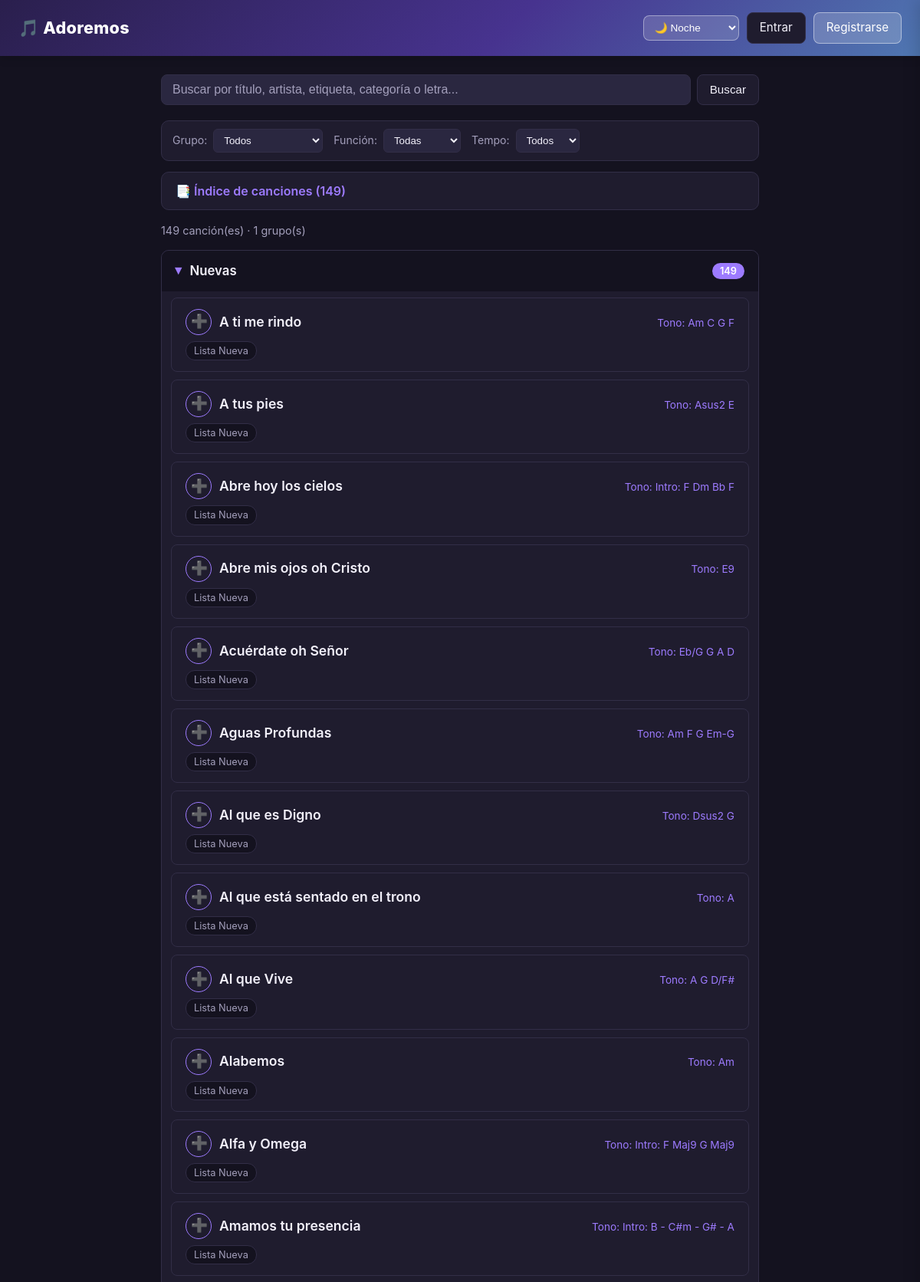
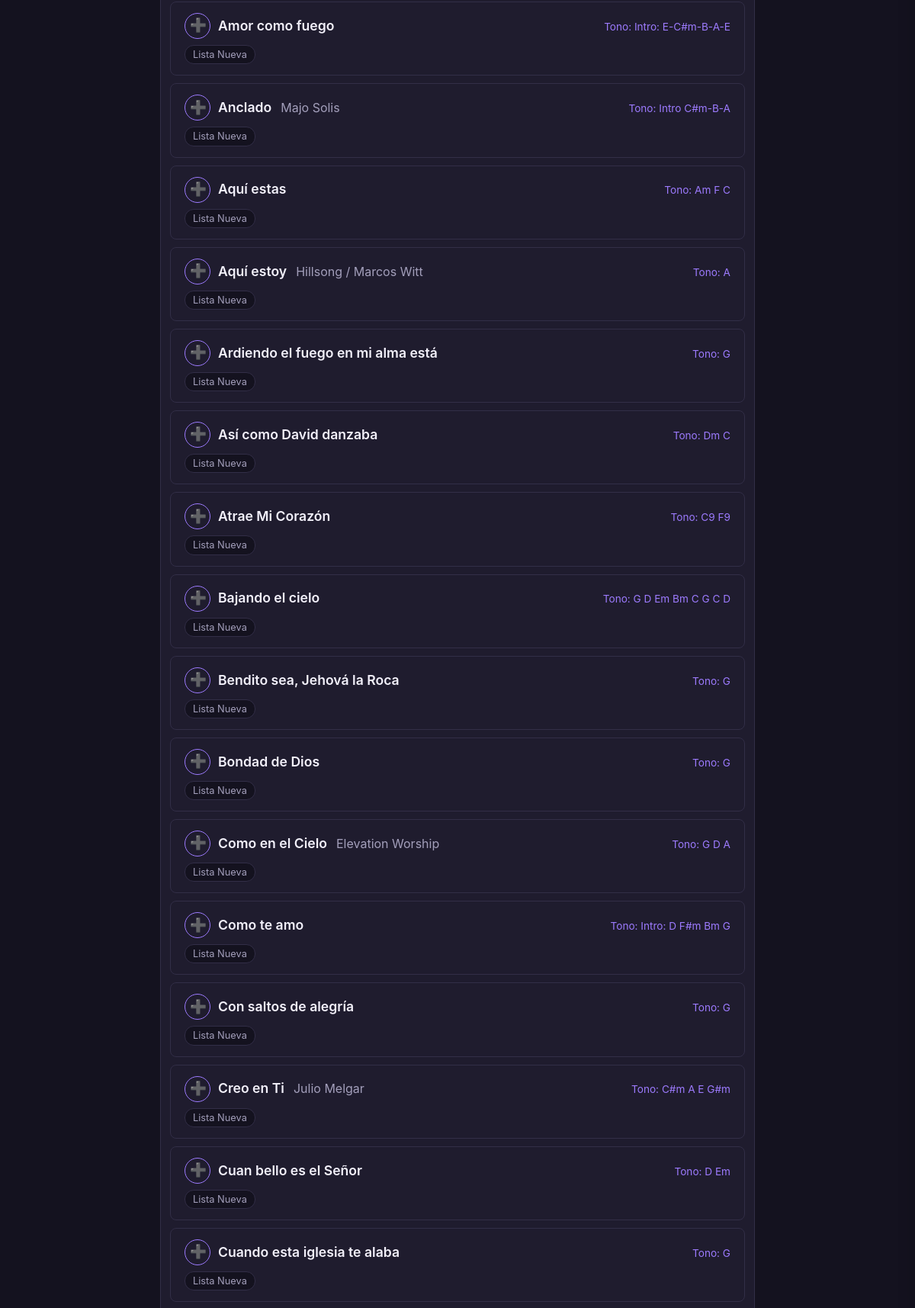
The page / (upper part) on the database its author committed (2 pictures, top to bottom).
### tables this page shows
CREATE TABLE canciones (
                id           INTEGER PRIMARY KEY AUTOINCREMENT,
                titulo       TEXT NOT NULL,
                artista      TEXT DEFAULT '',
                tono         TEXT DEFAULT '',
                etiquetas    TEXT DEFAULT '',
                letra        TEXT DEFAULT '',
                creada_en    TEXT DEFAULT CURRENT_TIMESTAMP,
                modificada_en TEXT DEFAULT CURRENT_TIMESTAMP
            , categoria TEXT DEFAULT '', youtube TEXT DEFAULT '', estado TEXT DEFAULT 'aprobada', funcion TEXT DEFAULT '', tempo TEXT DEFAULT '');

### app.py (the view)
@app.route("/")
def inicio():
    busqueda = request.args.get("q", "").strip()
    f_grupo = request.args.get("grupo", "").strip()
    f_funcion = request.args.get("funcion", "").strip()
    f_tempo = request.args.get("tempo", "").strip()
    canciones = database.listar_canciones(busqueda)
    if f_grupo:
        canciones = [c for c in canciones if (c["categoria"] or "Sin categoría") == f_grupo]
    if f_funcion:
        canciones = [c for c in canciones if (c["funcion"] or "") == f_funcion]
    if f_tempo:
        canciones = [c for c in canciones if (c["tempo"] or "") == f_tempo]
    grupos = database.agrupar_por_categoria(canciones)
    return render_template(
        "index.html",
        grupos=grupos,
        canciones=canciones,   # lista plana alfabética para el índice
        total=len(canciones),
        busqueda=busqueda,
        funciones=database.FUNCIONES,
        estilos=database.CATEGORIAS_SUGERIDAS,
        tempos=database.TEMPOS,
        f_grupo=f_grupo, f_funcion=f_funcion, f_tempo=f_tempo,
    )

### app.py (called while the page is built)
def usuario_actual():
    if session.get("usuario_id"):
        return {
            "id": session["usuario_id"],
            "usuario": session.get("usuario"),
            "rol": session.get("rol"),
        }
    return None

def es_admin():
    u = usuario_actual()
    return bool(u and u["rol"] == "admin")

@app.context_processor
def inyectar_usuario():
    pendientes = database.contar_pendientes() if es_admin() else 0
    return {"usuario_actual": usuario_actual(), "pendientes": pendientes}

### database.py (called while the page is built, shortened)
def conectar():
    if USAR_POSTGRES:
        return psycopg2.connect(DATABASE_URL)
    conexion = sqlite3.connect(RUTA_DB)
    conexion.row_factory = sqlite3.Row
    return conexion

def _placeholders(sql):
    return sql.replace("?", "%s") if USAR_POSTGRES else sql

def _ejecutar(sql, params=(), fetch=None):
    con = conectar()
    try:
        if USAR_POSTGRES:
            cur = con.cursor(cursor_factory=psycopg2.extras.RealDictCursor)
        else:
            cur = con.cursor()
        cur.execute(_placeholders(sql), params)
        resultado = None
        if fetch == "one":
            resultado = cur.fetchone()
        elif fetch == "all":
            resultado = cur.fetchall()
        elif fetch == "id":
            if USAR_POSTGRES:
                fila = cur.fetchone()
                resultado = fila["id"] if fila else None
            else:
                resultado = cur.lastrowid
        con.commit()
        return resultado
    finally:
        con.close()

def listar_canciones(busqueda="", solo_aprobadas=True):
    orden = "LOWER(titulo)" if USAR_POSTGRES else "titulo COLLATE NOCASE"
    where = "WHERE (estado = 'aprobada' OR estado IS NULL)" if solo_aprobadas else ""
    filas = _ejecutar(f"SELECT * FROM canciones {where} ORDER BY {orden}", fetch="all") or []
    return filas

def agrupar_por_categoria(canciones):
    grupos = {}
    for c in canciones:
        cat = (c["categoria"] or "").strip() or SIN_CATEGORIA
        grupos.setdefault(cat, []).append(c)
    orden = []
    for cat in CATEGORIAS_SUGERIDAS:
        if cat in grupos:
            orden.append(cat)
    otras = sorted(
        c for c in grupos
        if c not in CATEGORIAS_SUGERIDAS and c != SIN_CATEGORIA
    )
    orden.extend(otras)
    if SIN_CATEGORIA in grupos:
        orden.append(SIN_CATEGORIA)
    return [(cat, grupos[cat]) for cat in orden]

### templates/index.html (shortened to what this page needs)
{% extends "base.html" %}
{% block contenido %}
<form class="buscador" method="get" action="{{ url_for('inicio') }}">
    <input type="search" name="q" value="{{ busqueda }}"
           placeholder="Buscar por título, artista, etiqueta, categoría o letra...">
    <button type="submit" class="btn">Buscar</button>
</form>
<form class="filtros-barra" method="get" action="{{ url_for('inicio') }}">
    <label>Grupo:
        <select name="grupo" onchange="this.form.submit()">
            <option value="">Todos</option>
        </select>
    </label>
    <label>Función:
        <select name="funcion" onchange="this.form.submit()">
            <option value="">Todas</option>
        </select>
    </label>
    <label>Tempo:
        <select name="tempo" onchange="this.form.submit()">
            <option value="">Todos</option>
        </select>
    </label>
</form>
{% if total > 0 %}
    <details class="indice">
        <summary class="indice-titulo">📑 Índice de canciones ({{ total }})</summary>
    </details>
    <p class="contador">{{ total }} canción(es) · {{ grupos|length }} grupo(s)</p>
    {% for categoria, canciones in grupos %}
        <details class="grupo" open>
            <summary class="grupo-titulo">
                <span class="grupo-nombre">{{ categoria }}</span>
                <span class="grupo-cantidad">{{ canciones|length }}</span>
            </summary>
            <ul class="lista-canciones">
                {% for cancion in canciones %}
                    <li>
                        <div class="fila-cancion">
                            <button class="btn-agregar" title="Agregar a la lista del evento"
                                    data-id="{{ cancion['id'] }}"
                                    data-titulo="{{ cancion['titulo'] }}"
                                    data-tono="{{ cancion['tono'] or '' }}">➕</button>
                            <a href="{{ url_for('ver_cancion', cancion_id=cancion['id']) }}">
                                <span class="titulo">{{ cancion['titulo'] }}</span>
                                {% if cancion['artista'] %}
                                    <span class="artista">{{ cancion['artista'] }}</span>
                                {% endif %}
                                {% if cancion['tono'] %}
                                    <span class="tono">Tono: {{ cancion['tono'] }}</span>
                                {% endif %}
                            </a>
                        </div>
                        {% if cancion['etiquetas'] %}
                            <div class="etiquetas">
                                {% for etiqueta in cancion['etiquetas'].split(',') %}
                                    {% if etiqueta.strip() %}
                                        <span class="etiqueta">{{ etiqueta.strip() }}</span>
                                    {% endif %}
                                {% endfor %}
                            </div>
                        {% endif %}
                    </li>
                {% endfor %}
            </ul>
        </details>
    {% endfor %}
{% endif %}
{% endblock %}

### templates/base.html (shortened to what this page needs)
<!doctype html>
<html lang="es">
<head>
    <link rel="stylesheet" href="{{ url_for('static', filename='style.css') }}">
</head>
<body>
    <header>
        <a href="{{ url_for('inicio') }}" class="logo">🎵 Adoremos</a>
        <div class="header-acciones">
            <select class="tema-selector" id="tema-selector" onchange="cambiarTema(this.value)" title="Cambiar tema">
                <option value="noche">🌙 Noche</option>
            </select>
            {% if usuario_actual %}
                <a href="{{ url_for('sugerencias') }}" class="btn">💡 Sugerencias</a>
                {% if usuario_actual.rol == 'admin' %}
                    <a href="{{ url_for('revisar') }}" class="btn">📋 Revisar{% if pendientes %} <span class="rep-badge">{{ pendientes }}</span>{% endif %}</a>
                {% endif %}
                <a href="{{ url_for('nueva_cancion') }}" class="btn btn-nueva">+ Nueva canción</a>
                <span class="usuario-chip">👤 {{ usuario_actual.usuario }}</span>
                <a href="{{ url_for('logout') }}" class="btn">Salir</a>
            {% else %}
                <a href="{{ url_for('login') }}" class="btn">Entrar</a>
                <a href="{{ url_for('registro') }}" class="btn btn-nueva">Registrarse</a>
            {% endif %}
        </div>
    </header>
    <main>
        {% block contenido %}{% endblock %}
    </main>
</body>
</html>

### rows shown on the page
canciones: titulo "A ti me rindo", tono "Am C G F", strip "Lista Nueva"
canciones: titulo "A tus pies", tono "Asus2 E", strip "Lista Nueva"
canciones: titulo "Abre hoy los cielos", tono "Intro: F Dm Bb F", strip "Lista Nueva"
canciones: titulo "Abre mis ojos oh Cristo", tono "E9", strip "Lista Nueva"
canciones: titulo "Acuérdate oh Señor", tono "Eb/G G A D", strip "Lista Nueva"
canciones: titulo "Aguas Profundas", tono "Am F G Em-G", strip "Lista Nueva"
canciones: titulo "Al que es Digno", tono "Dsus2 G", strip "Lista Nueva"
canciones: titulo "Al que está sentado en el trono", tono "A", strip "Lista Nueva"
canciones: titulo "Al que Vive", tono "A G D/F#", strip "Lista Nueva"
canciones: titulo "Alabemos", tono "Am", strip "Lista Nueva"
canciones: titulo "Alfa y Omega", tono "Intro: F Maj9 G Maj9", strip "Lista Nueva"
canciones: titulo "Amamos tu presencia", tono "Intro: B - C#m - G# - A", strip "Lista Nueva"
canciones: titulo "Amor como fuego", tono "Intro: E-C#m-B-A-E", strip "Lista Nueva"
canciones: titulo "Anclado", artista "Majo Solis", tono "Intro C#m-B-A", strip "Lista Nueva"
canciones: titulo "Aquí estas", tono "Am F C", strip "Lista Nueva"
canciones: titulo "Aquí estoy", artista "Hillsong / Marcos Witt", tono "A", strip "Lista Nueva"
canciones: titulo "Ardiendo el fuego en mi alma está", tono "G", strip "Lista Nueva"
canciones: titulo "Así como David danzaba", tono "Dm C", strip "Lista Nueva"
canciones: titulo "Atrae Mi Corazón", tono "C9 F9", strip "Lista Nueva"
canciones: titulo "Bajando el cielo", tono "G D Em Bm C G C D", strip "Lista Nueva"
canciones: titulo "Bendito sea, Jehová la Roca", tono "G", strip "Lista Nueva"
canciones: titulo "Bondad de Dios", tono "G", strip "Lista Nueva"
canciones: titulo "Como en el Cielo", artista "Elevation Worship", tono "G D A", strip "Lista Nueva"
canciones: titulo "Como te amo", tono "Intro: D F#m Bm G", strip "Lista Nueva"
canciones: titulo "Con saltos de alegría", tono "G", strip "Lista Nueva"
canciones: titulo "Creo en Ti", artista "Julio Melgar", tono "C#m A E G#m", strip "Lista Nueva"
canciones: titulo "Cuan bello es el Señor", tono "D Em", strip "Lista Nueva"
canciones: titulo "Cuando esta iglesia te alaba", tono "G", strip "Lista Nueva"

### other values the page prints
{{ total }} "149"
{{ grupos|length }} "1"
{{ categoria }} "Nuevas"
{{ canciones|length }} "149"
